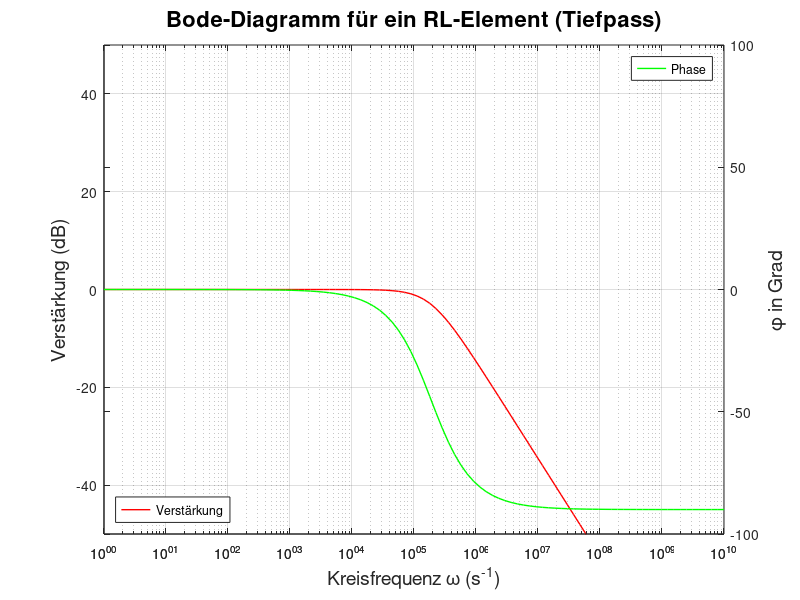

Reproduce this figure in MATLAB.
% Variablen
R = (1000*3000 ./ 4000);         % Widerstand in Ohm
L = 4e-3;        % Induktivität in Henry
omega = logspace(0, 10, 100); % Logarithmische Frequenzen von 10^0 bis 10^10

% Berechnung
omega_G = R ./ L;  % Grenzfrequenz für Tiefpass
U = 1 ./ (1 + (omega*j ./ omega_G)); % Verstärkung U
dB = 20 * log10(U); % Umwandlung in dB
phi = atan(imag(U)./real(U)) * (180 ./ pi);

% Diagramm ohne Marker
figure; % Erstellt die Graphen

% Funktion 1
ax1 = axes(); % Achse der ersten Funktion wird angesprochen
semilogx(omega, dB, 'r', 'LineWidth', 1); % Rote Linie, dickere Darstellung
xlabel('Kreisfrequenz \omega (s^{-1})', 'FontSize', 14);
ylabel('Verstärkung (dB)', 'FontSize', 14);
title('Bode-Diagramm für ein RL-Element (Tiefpass)', 'FontSize', 16);
grid on;

% Funktion 2
ax2 = axes(); % Achse der zweiten Funktion wird angesprochen
semilogx(omega, phi, 'g', 'LineWidth', 1); % Grüne Linie, dickere Darstellung
ylabel('\phi in Grad', 'FontSize', 14);
set(ax2, 'Color', 'none', 'YAxisLocation', 'right'); % Achse farblos und nach rechts setzen

% Achsen Überlagern
set(ax1, 'Position', get(ax2, 'Position')); % Hol die Position von Achse 2 und setze sie gleich für Achse 1
set(ax1, 'Box', 'off'); % Kein Kasten um die Achse

% Achsenbeschriftung & Titel setzen
legend(ax1, 'Verstärkung', 'Location', 'Southwest');
legend(ax2, 'Phase', 'Location', 'NorthEast');

% Limits für die entsprechenden Achsen
ylim(ax1, [-50, 50]); % Begrenze Y-Achse auf -50 dB bis +50 dB
ylim(ax2, [-100, 100]); % Begrenze Y-Achse auf -100 Grad bis 100 Grad








